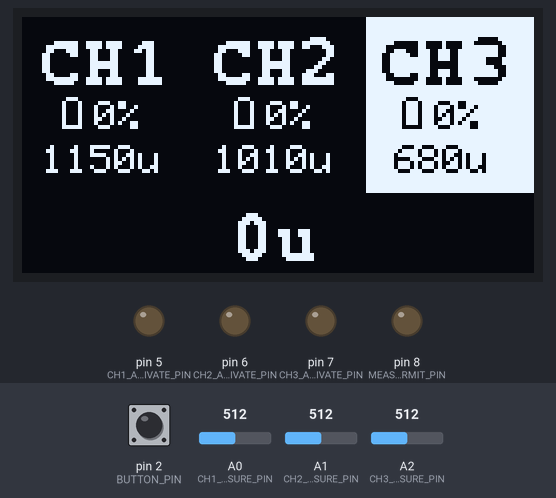
Bench run of a program on a simulated Arduino Uno, built with avr-gcc and run on an emulated ATmega328P. Shown: 128×64 one-colour display, output pins drawn as LEDs (lit = HIGH). The test bench sets the inputs (shaded band); at power-on: pin 2 (BUTTON_PIN) LOW, A0 (CH1_MEASURE_PIN) = 512, A1 (CH2_MEASURE_PIN) = 512, A2 (CH3_MEASURE_PIN) = 512.

Above: at 1.2 s.
1.3 s: pin 2 (BUTTON_PIN) pulled HIGH for 1 s
At 2.8 s:
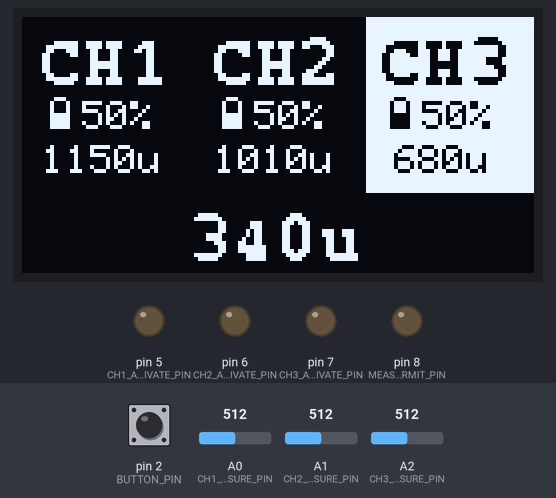
3.8 s: pin 2 (BUTTON_PIN) pulled HIGH for 3.2 s
At 4.5 s:
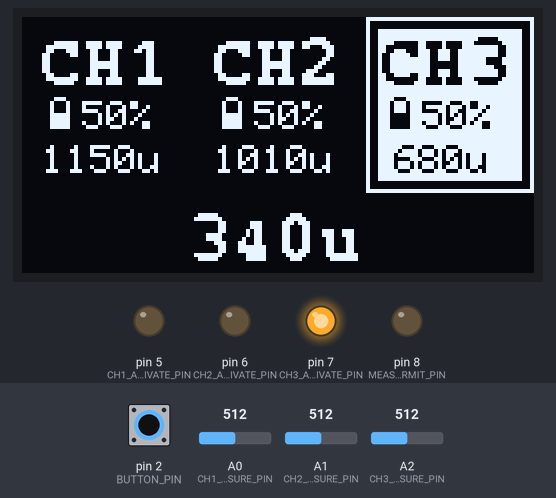
8.5 s: pin 2 (BUTTON_PIN) pulled HIGH for 0.15 s
At 9.8 s:
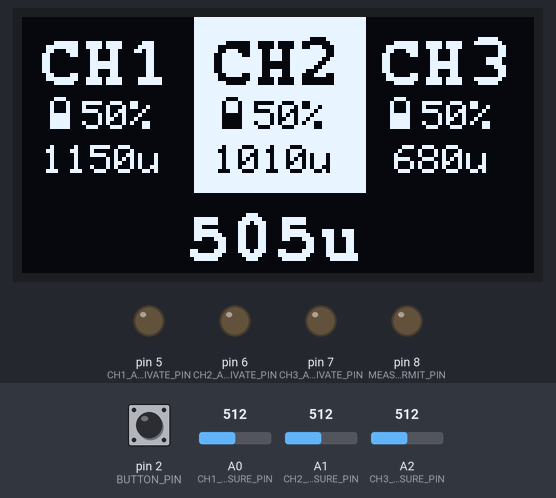
10.1 s: pin 2 (BUTTON_PIN) pulled HIGH for 1 s
At 10.9 s:
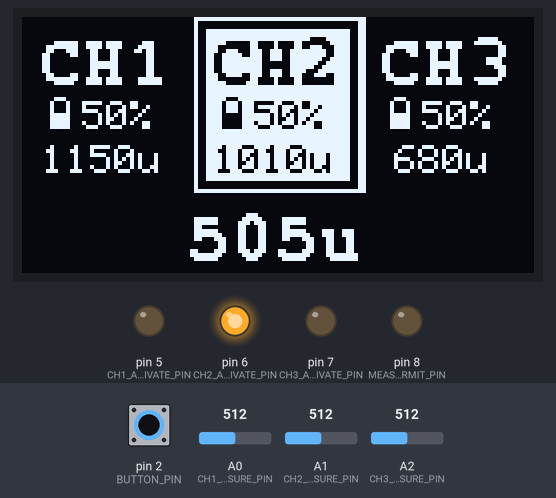
Timing chart, 0 to 13.1 s (numbered marks = the images above; inputs shaded):
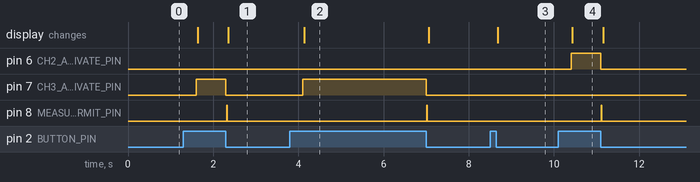

The program:

main.cpp
```cpp
#include <Arduino.h>
#include <SPI.h>
#include <Wire.h>
#include <Adafruit_GFX.h>
#include <Fonts/FreeMonoBold9pt7b.h> // 12-pixel-high font
#include <Adafruit_SSD1306.h>
#include <string.h>

// Constatnt defines
#define CH1_MEASURE_PIN A0
#define CH2_MEASURE_PIN A1
#define CH3_MEASURE_PIN A2
#define CH1_ACTIVATE_PIN 5
#define CH2_ACTIVATE_PIN 6
#define CH3_ACTIVATE_PIN 7
#define MEASURE_PERMIT_PIN 8
#define BUTTON_PIN 2
#define OLED_RESET -1
#define SCREEN_WIDTH 128
#define SCREEN_HEIGHT 64
#define SMALL_CHAR_WIDTH 6
#define SMALL_CHAR_HEIGHT 8
#define BIG_CHAR_WIDTH 11
#define BIG_CHAR_HEIGHT 12
#define LONG_PRESS_DELAY 300
#define MIN_ACCEPTED_CHARGE 5 //%
#define RELAY_SWITCHING_TIME 8 //ms
#define NO_CHARGE_MESSAGE_DISPLAY_TIME 1300

// Battery graphic
const uint8_t battery_bitmap[7][8] PROGMEM = {{
    0b01110000,
    0b11111000,
    0b11111000,
    0b11111000,
    0b11111000,
    0b11111000,
    0b11111000,
    0b11111000
},{
    0b01110000,
    0b10001000,
    0b11111000,
    0b11111000,
    0b11111000,
    0b11111000,
    0b11111000,
    0b11111000
},{
    0b01110000,
    0b10001000,
    0b10001000,
    0b11111000,
    0b11111000,
    0b11111000,
    0b11111000,
    0b11111000
},{
    0b01110000,
    0b10001000,
    0b10001000,
    0b10001000,
    0b11111000,
    0b11111000,
    0b11111000,
    0b11111000
},{
    0b01110000,
    0b10001000,
    0b10001000,
    0b10001000,
    0b10001000,
    0b11111000,
    0b11111000,
    0b11111000
},{
    0b01110000,
    0b10001000,
    0b10001000,
    0b10001000,
    0b10001000,
    0b10001000,
    0b11111000,
    0b11111000
},{
    0b01110000,
    0b10001000,
    0b10001000,
    0b10001000,
    0b10001000,
    0b10001000,
    0b10001000,
    0b11111000
}};

// Global structs and variables definitons
struct Channel {
    bool selected;
    long int value;
    long int charge;
};
Channel channel[3] = {{0, 1150, 0},
                      {0, 1010, 0},
                      {1, 680, 0}};

bool channel_cycle[7][3] = {
    {0,0,1},
    {0,1,0},
    {1,0,0},
    {0,1,1},
    {1,0,1},
    {1,1,0},
    {1,1,1}
};
Adafruit_SSD1306 display(SCREEN_WIDTH, SCREEN_HEIGHT, &Wire, OLED_RESET);
bool activated = false;                 // Channel activation flag
uint8_t curr_channel_cycle = 0;         // Keeps track of current channel cycle
long int currTime, lastTime;            // Button variables to determine long or short press
volatile bool buttonPressed = false;    // Button interrupt flag


// Button interrupt flag function
void buttonISR() {
    buttonPressed = true;
    lastTime = millis();
}


// Function calculates x posiotn of a string printed on screen
int calcStrPosX(char* str, uint8_t size, uint8_t channel){
    //          counting column pixel                    counting offset to left
    return ((SCREEN_WIDTH*(channel*2-1)/6)-((size?BIG_CHAR_WIDTH:SMALL_CHAR_WIDTH)*(strlen(str))/2)-1);
}


// Function updates information on the display
void update_display(){
    // Set up text
    display.clearDisplay();
    display.setTextSize(1);      // Normal 1:1 pixel scale
    display.setTextColor(WHITE); // Draw white text

    // Display channel numbers
    // Big chars are drawn from bottom up and samall from up to bottom
    display.setFont(&FreeMonoBold9pt7b);    // big char
    for(int i = 1; i <= 3; i++){
        char str[] = "CHx";
        str[2] = '0'+i;
        display.setCursor(calcStrPosX(str, 1, i), 4+BIG_CHAR_HEIGHT);
        display.print(str);
    }

    // Display battery procentage
    display.setFont();  // small char
    for(int i = 1; i <= 3; i++){
        char str[10];
        sprintf(str, " %d%%", (int)channel[i-1].charge);

        display.drawBitmap(calcStrPosX(str, 0, i)-1, 4+SMALL_CHAR_HEIGHT*2,\
            battery_bitmap[map(channel[i-1].charge, 0, 100, 6, 0)], 8, 8, SSD1306_WHITE);

        display.setCursor(calcStrPosX(str, 0, i)+1, 5+SMALL_CHAR_HEIGHT*2);
        display.print(str);
    }

    // Display channel capacitance values
    for(int i = 1; i <= 3; i++){
        char str[10];
        sprintf(str, "%du", (int)channel[i-1].value);

        display.setCursor(calcStrPosX(str, 0, i), 4*SMALL_CHAR_HEIGHT);
        display.print(str);
    }

    // Display total expected charge
    display.setFont(&FreeMonoBold9pt7b);
    char str[10];
    int total_expected_charge = (channel[0].selected?(channel[0].value*channel[0].charge/100):0)+
                                (channel[1].selected?(channel[1].value*channel[1].charge/100):0)+
                                (channel[2].selected?(channel[2].value*channel[2].charge/100):0);
    sprintf(str, "%du", (int)total_expected_charge);
    display.setCursor(calcStrPosX(str, 1, 2), SCREEN_HEIGHT-4);
    display.print(str);

    // Display selected channels
    for(int i = 1; i <= 3; i++){
        if(channel[i-1].selected){
            display.fillRect(ceil(SCREEN_WIDTH*(i-1)/3.0), 0, ceil(SCREEN_WIDTH/3.0), SCREEN_HEIGHT-BIG_CHAR_HEIGHT-8, SSD1306_INVERSE);

            // Channel wrapped in rect while actives
            if(activated){
                display.drawRect(ceil(SCREEN_WIDTH*(i-1)/3.0)+1, 1, SCREEN_WIDTH/3-2, SCREEN_HEIGHT-BIG_CHAR_HEIGHT-10, BLACK);
                display.drawRect(ceil(SCREEN_WIDTH*(i-1)/3.0)+2, 2, SCREEN_WIDTH/3-4, SCREEN_HEIGHT-BIG_CHAR_HEIGHT-12, BLACK);
            }
        }
    }

    display.display();
}


// Function displays NO CHARGE error message while all channels are not charged
void no_charge_message(){
    char str[] = "NO CHARGE";

    display.clearDisplay();
    display.setCursor(calcStrPosX(str, 1, 2), (SCREEN_HEIGHT+BIG_CHAR_HEIGHT)/2);
    display.print(str);
    display.display();

    delay(NO_CHARGE_MESSAGE_DISPLAY_TIME);
    update_display();
}


// Functions goes to next cycle and checks if it valid - selected chanel is charged
bool find_valid_cycle(){
    // Cycle to next cycle
    if(curr_channel_cycle < 6){
        curr_channel_cycle++;
    } else {
        curr_channel_cycle = 0;
    }

    // Check if cycle is valid
    for(int i = 0; i < 3; i++){
        if(channel_cycle[curr_channel_cycle][i] == 1 && channel[i].charge < MIN_ACCEPTED_CHARGE){
            return false;
        }
    }
    return true;
}


// Function opens MEASURE_PERMIT relay for as short time as possible to not discharge capacitors and takes measure
void take_measure(){
    delay(2*RELAY_SWITCHING_TIME);          // Just to be sure no voltage or current spike form closing realys goes onto microcontroller
    digitalWrite(MEASURE_PERMIT_PIN, HIGH);
    delay(RELAY_SWITCHING_TIME);

    channel[0].charge = map(analogRead(CH1_MEASURE_PIN), 0, 1023, 0, 100);
    channel[1].charge = map(analogRead(CH2_MEASURE_PIN), 0, 1023, 0, 100);
    channel[2].charge = map(analogRead(CH3_MEASURE_PIN), 0, 1023, 0, 100);

    digitalWrite(MEASURE_PERMIT_PIN, LOW);
}


void setup(){
    Serial.begin(115200);

    // Display init
    if(!display.begin(SSD1306_SWITCHCAPVCC, 0x3C)) {
        Serial.println(F("SSD1306 allocation failed"));
        for(;;){};
    }

    // Initiate all of the pins
    pinMode(CH1_MEASURE_PIN, INPUT);
    pinMode(CH2_MEASURE_PIN, INPUT);
    pinMode(CH3_MEASURE_PIN, INPUT);
    pinMode(CH1_ACTIVATE_PIN, OUTPUT);
    pinMode(CH2_ACTIVATE_PIN, OUTPUT);
    pinMode(CH3_ACTIVATE_PIN, OUTPUT);
    pinMode(MEASURE_PERMIT_PIN, OUTPUT);
    pinMode(BUTTON_PIN, INPUT);

    digitalWrite(CH1_ACTIVATE_PIN, LOW);
    digitalWrite(CH2_ACTIVATE_PIN, LOW);
    digitalWrite(CH3_ACTIVATE_PIN, LOW);
    digitalWrite(MEASURE_PERMIT_PIN, LOW);

    attachInterrupt(digitalPinToInterrupt(BUTTON_PIN), buttonISR, RISING);

    update_display();

    lastTime = currTime = millis();
}

void loop() {
    // No need to do anthing unless button is pressed
    if(buttonPressed){      // If user didn't unpress button untill LONG_PRESS_DEALY passed then it is long press
        currTime = millis();
        if(currTime - lastTime > LONG_PRESS_DELAY && digitalRead(BUTTON_PIN) == HIGH){ // Long press
            if(channel[0].selected) digitalWrite(CH1_ACTIVATE_PIN, HIGH);
            if(channel[1].selected) digitalWrite(CH2_ACTIVATE_PIN, HIGH);
            if(channel[2].selected) digitalWrite(CH3_ACTIVATE_PIN, HIGH);
            activated = true;

            update_display();

            while(digitalRead(BUTTON_PIN) == HIGH){} // Wait untill button is unpressed

            activated = false;
            digitalWrite(CH1_ACTIVATE_PIN, LOW);
            digitalWrite(CH2_ACTIVATE_PIN, LOW);
            digitalWrite(CH3_ACTIVATE_PIN, LOW);

            take_measure();
            update_display();
            // If we have used current channel or just charged and updated measurments
            // do a short press automatically to switch to another channel
            if(!((channel[0].selected && channel[0].charge < MIN_ACCEPTED_CHARGE)||
                (channel[1].selected && channel[1].charge < MIN_ACCEPTED_CHARGE) ||
                (channel[2].selected && channel[2].charge < MIN_ACCEPTED_CHARGE))&&
                !(!channel[0].selected && !channel[1].selected && !channel[2].selected)){
                buttonPressed = false;  // If we don't unpress button, short press will do automatically
            }

        // Short press
        } else if(digitalRead(BUTTON_PIN) == LOW){  // If button was unpressed before LONG_PRESS_DEALY passed then it is short press

            // If no channel is charged, display "NO CHARGE" message and don't dispaly selected channel
            if(channel[0].charge < MIN_ACCEPTED_CHARGE &&
                channel[1].charge < MIN_ACCEPTED_CHARGE &&
                channel[2].charge < MIN_ACCEPTED_CHARGE){

                channel[0].selected = 0;
                channel[1].selected = 0;
                channel[2].selected = 0;
                curr_channel_cycle = 0;
                no_charge_message();

            } else {
                // Cycle through valid options, if found one then selectS channels according to it
                while(find_valid_cycle() == false){}

                channel[0].selected = channel_cycle[curr_channel_cycle][0];
                channel[1].selected = channel_cycle[curr_channel_cycle][1];
                channel[2].selected = channel_cycle[curr_channel_cycle][2];

                update_display();
            }
            buttonPressed = false;
        }
    }
}
```

Measured:
- after the input at 1.3 s, pin 7 (CH3_ACTIVATE_PIN): LOW → HIGH after 0.30 s, → LOW 0.70 s later; pin 8 (MEASURE_PERMIT_PIN): LOW → HIGH after 1.0 s, → LOW 0.01 s later; the display: first changes after 0.33 s (image 1 shows a later state)
- after the input at 3.8 s, pin 7 (CH3_ACTIVATE_PIN): LOW → HIGH after 0.30 s, → LOW 2.9 s later; pin 8 (MEASURE_PERMIT_PIN): LOW → HIGH after 3.2 s, → LOW 0.01 s later; the display: changes after 0.34 s (image 2)
- after the input at 8.5 s, the display: changes after 0.18 s (image 3)
- after the input at 10.1 s, pin 6 (CH2_ACTIVATE_PIN): LOW → HIGH after 0.30 s, → LOW 0.70 s later; pin 8 (MEASURE_PERMIT_PIN): LOW → HIGH after 1.0 s, → LOW 0.01 s later; the display: changes after 0.34 s (image 4)
